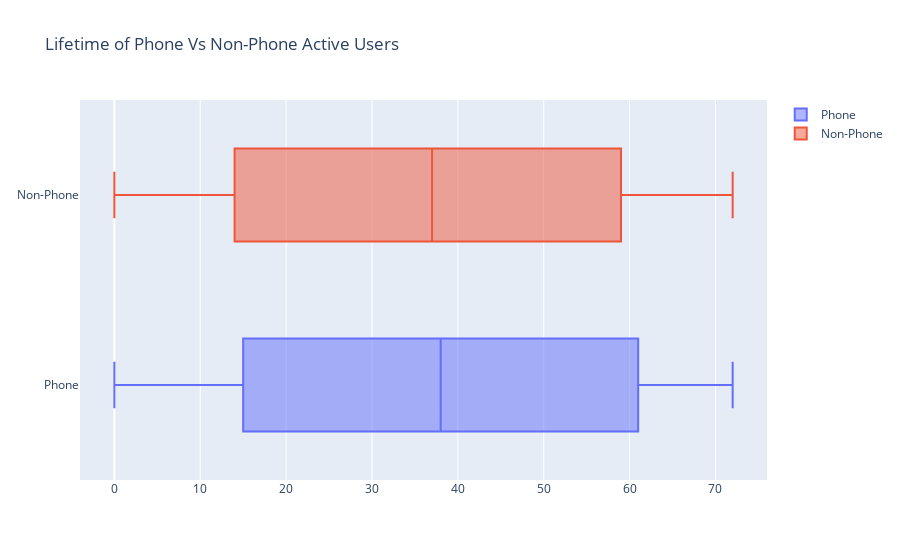

Here is the notebook cell this chart was saved with:
### Markdown cell above
### 3.1 Phone Vs Non-Phone (Active)

### Code cell
group_1 = go.Box(
    x=active_phone_users['tenure'],
    name="Phone")

group_2 = go.Box(
    x=active_users[~active_users.isin(active_phone_users)].dropna()['tenure'],
    name="Non-Phone")

info = [group_1, group_2]
title = "Lifetime of Phone Vs Non-Phone Active Users"
iplot({
            "data": info, 
            "layout": {
                "title": title
            }
     })

### Figure 1 — Plotly figure (JSON) as saved in the notebook; plotly's stock layout.template omitted (floating-point values rounded to 4 significant figures; data arrays with more than 128 entries replaced by an {"elided": "..."} marker saying what was removed)
{"data": [{"name": "Phone", "type": "box", "x": {"elided": "4662 int values"}}, {"name": "Non-Phone", "type": "box", "x": {"elided": "512 int values"}}], "layout": {"title": {"text": "Lifetime of Phone Vs Non-Phone Active Users"}}}
